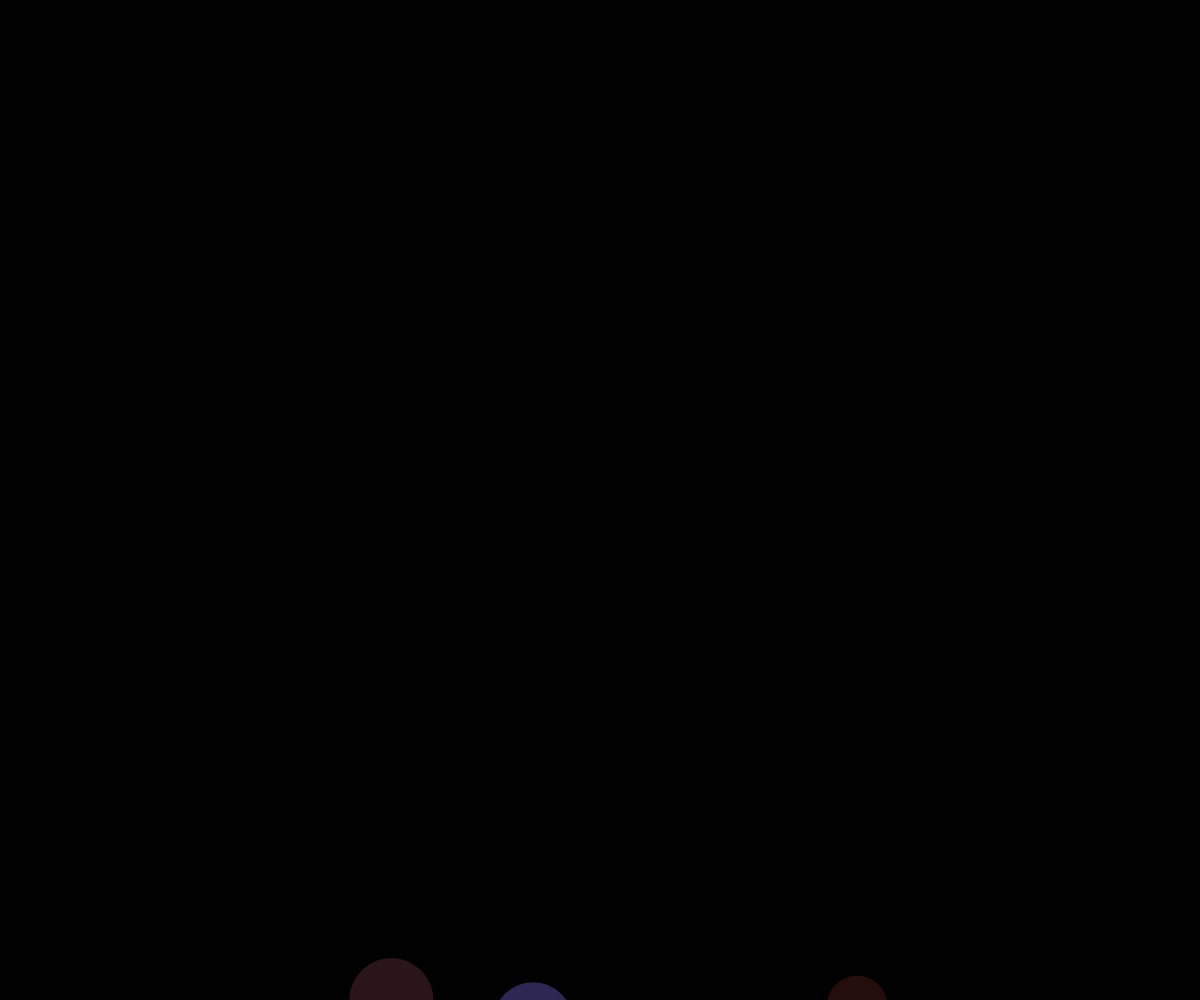
Frame 1 (no input)
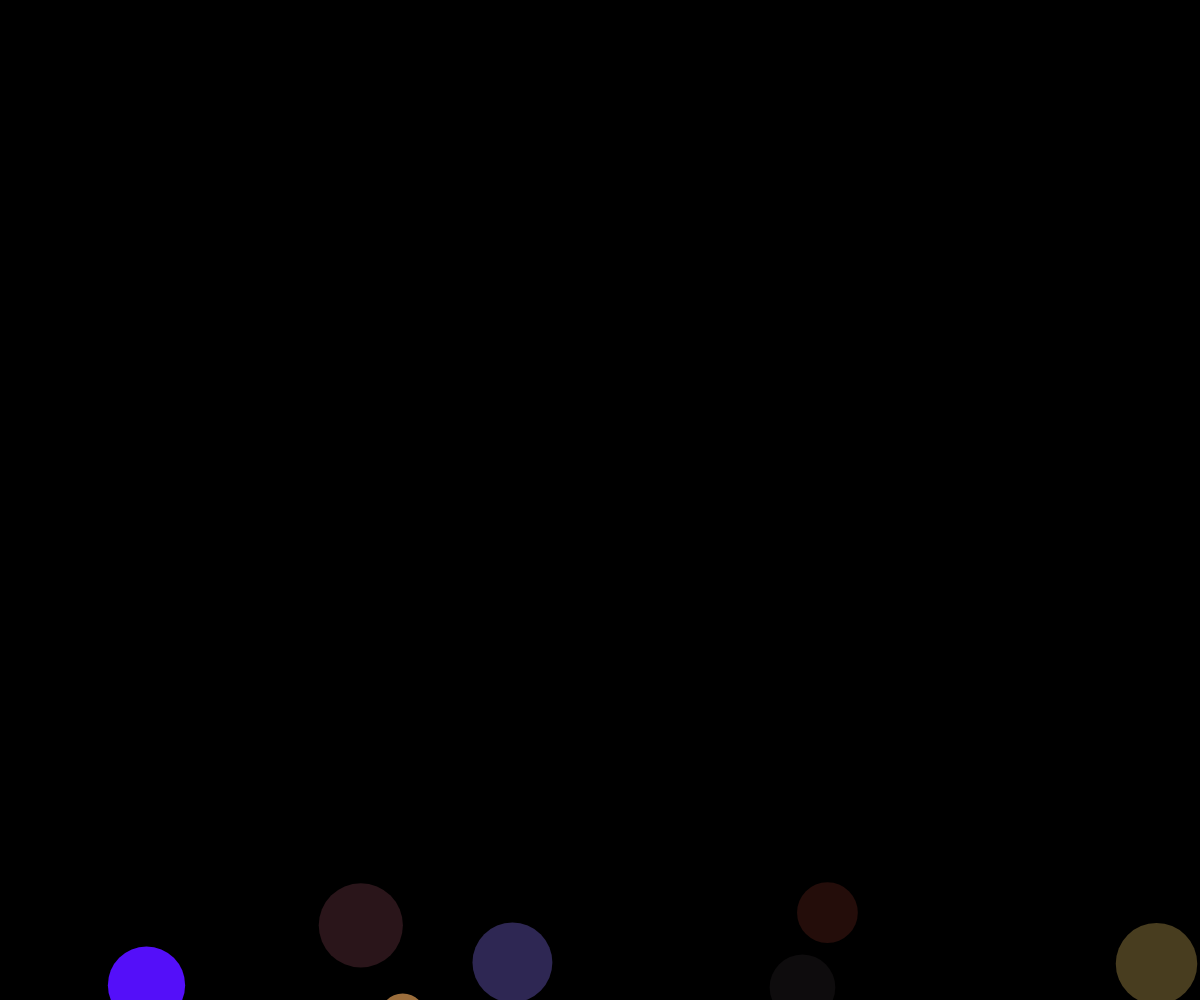
Frame 60 (no input)
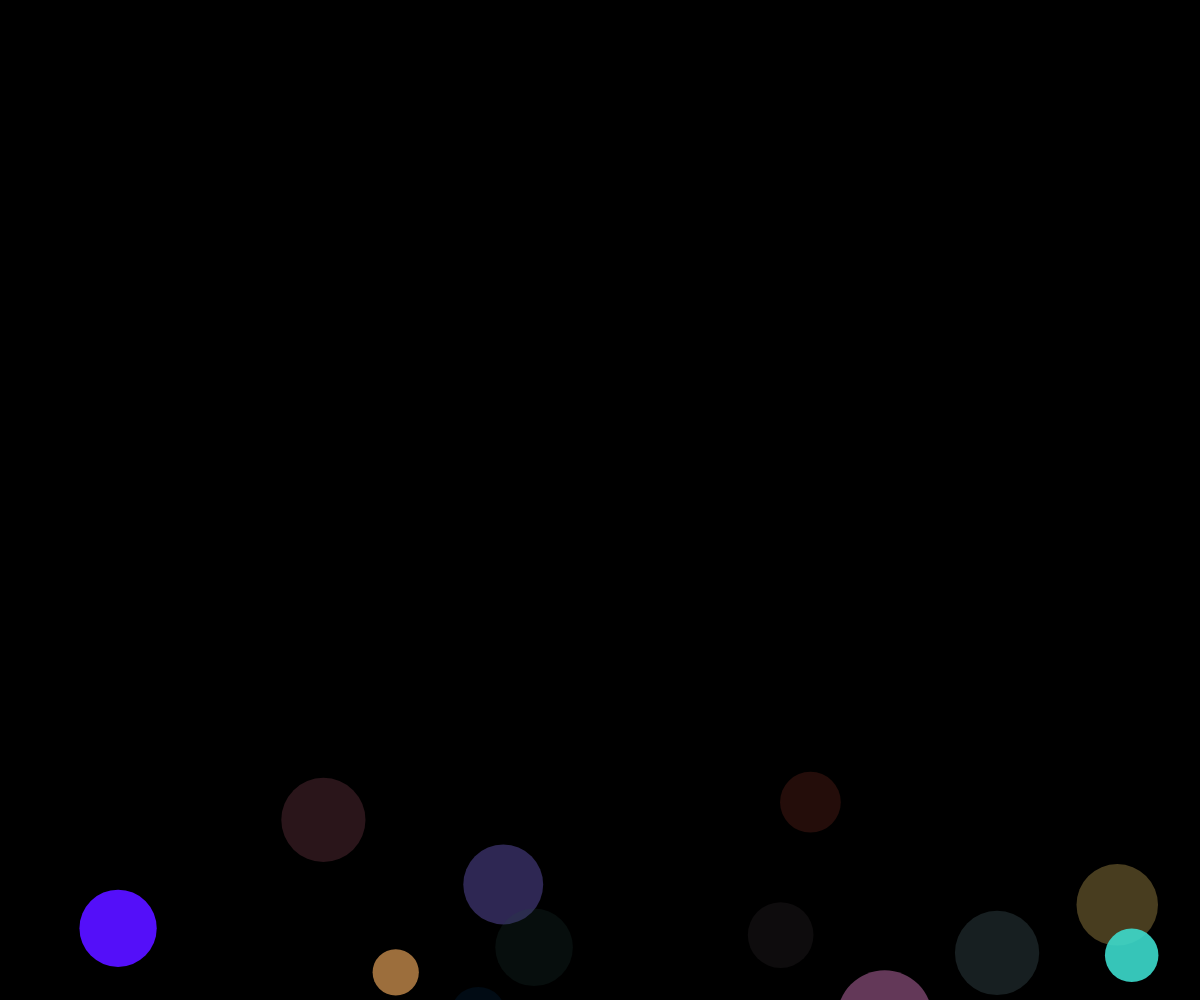
Frame 120 (the mouse pressed at the canvas centre since frame 60)

The p5.js sketch that drew these frames (run headless with seeded random() and noise() and a simulated clock; from frame 60 on, the mouse is pressed at the canvas centre):

// p5.js sketch
// ── sketch.js
// Bubble object notation demo
// showing how to delete objects from an array
// Caylixx Starr
// Oct 10, 2024

let theBubbles = [];
let bubbleGraveLocations = [];

function setup() {
  createCanvas(windowWidth, windowHeight);

  for (let i = 0; i < 5; i++){
    spawnBubble();
  }

  // create a new bubble every second
  window.setInterval(spawnBubble, 500);
}

function draw() {
  background(0);
  moveBubblesRandomly();
  // moveBubbleWithNoise();
  displayBubbles();
  // displayGraves();
}

function displayGraves(){
  for (let grave of bubbleGraveLocations){
    fill("white");
    textAlign(CENTER, CENTER);
    text("x", grave.x, grave.y);
  }
}

function mousePressed(){
  for (let bubble of theBubbles){
    if (clickedOnBubble(mouseX, mouseY, bubble)){
      let theIndex = theBubbles.indexOf(bubble);
      theBubbles.splice(theIndex, 1);
      undertaker(mouseX, mouseY);
    }
  }
}

function undertaker(theX, theY){
  let grave = {
    x: theX,
    y: theY,
  };
  bubbleGraveLocations.push(grave);
}

function clickedOnBubble(x, y, bubble){
  return dist(x, y, bubble.x, bubble.y) < bubble.radius;
}

function spawnBubble(){
  let someBubble = {
    x: random(0, width),
    y: height + random(0, 50),
    speed: random(2, 5),
    radius: random(20, 50),
    r: random(255),
    g: random(255),
    b: random(255),
    alpha: random(255),
    timeX: random(1000000),
    timeY: random(10000000),
    deltaTime: 0.003,
  };
  theBubbles.push(someBubble);
}

function displayBubbles(){
  for (let bubble of theBubbles){
    noStroke();
    fill(bubble.r, bubble.g, bubble.b, bubble.alpha);
    circle(bubble.x, bubble.y, bubble.radius * 2);
  }
}

function moveBubblesRandomly(){
  for (let bubble of theBubbles){
    let choice = random(100);
    if (choice < 50){
      // move up
      bubble.y -= bubble.speed;
    }

    else if (choice < 65){
      // move down
      bubble.y += bubble.speed;
    }

    else if (choice < 75){
      // move right
      bubble.x += bubble.speed;
    }

    else{
      // move left
      bubble.x -= bubble.speed;
    }
  }
}

function moveBubbleWithNoise(){
  for (let bubble of theBubbles){
    bubble.x = noise(bubble.timeX) * width;
    bubble.y = noise(bubble.timeY) * height;

    bubble.timeX += bubble.deltaTime;
    bubble.timeY += bubble.deltaTime;
  }
}
